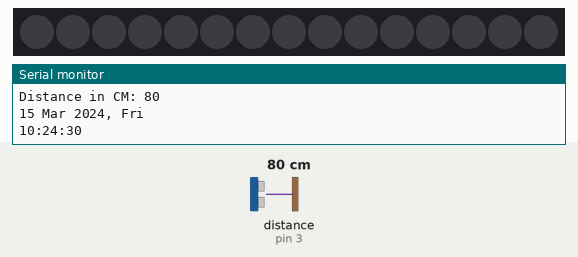
The sketch below on a simulated Arduino Uno, built for the host (arithmetic inside an expression is 32-bit, double 64-bit). Shown: 15 RGB LEDs in strip order, left to right, the last lines printed to the serial monitor. The inputs (shaded band) are chosen by the test bench; at power-on: distance to the obstacle (sensor on pin 3) 80 cm. Dim RGB values are drawn brighter than linear; the local clock reads 2024-03-15 10:24:30 at power-on unless the sketch sets it.

Above: at 1.2 s.
1.3 s: distance to the obstacle (sensor on pin 3) set to 2 cm
At 3.5 s:
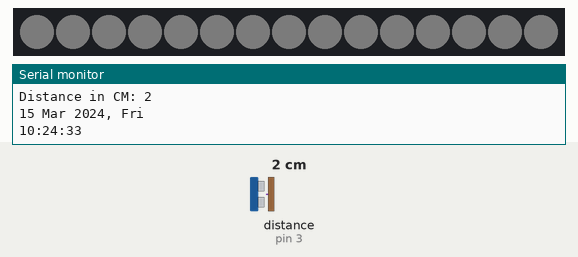
6.2 s: distance to the obstacle (sensor on pin 3) set to 8 cm
10.5 s: distance to the obstacle (sensor on pin 3) set to 11 cm
12.4 s: distance to the obstacle (sensor on pin 3) set to 4 cm
At 16.0 s:
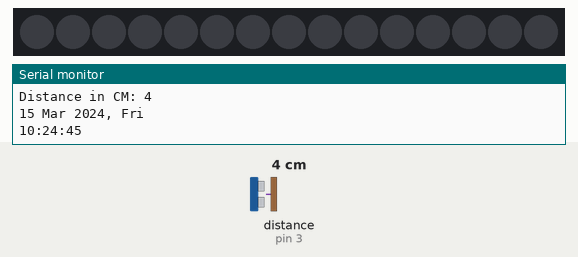
Timing chart, 0 to 17.5 s (numbered marks = the images above; inputs shaded):
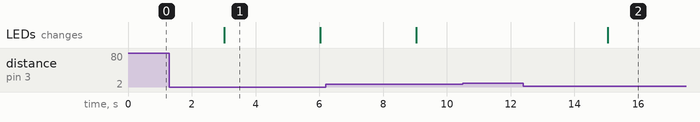

The sketch:

Max_house_light_0.1.ino
```cpp
#include <EEPROM.h>
#include <FastLED.h>
#include <Wire.h>
#include <iarduino_RTC.h>
#include <Ultrasonic.h>

#define LED_PIN 7   // пин
#define LED_NUM 15  // количество светодиодов

Ultrasonic ultrasonic(2, 3);
iarduino_RTC time(RTC_DS1302, 10, 12, 11);
CRGB leds[LED_NUM];
bool lightSwitch;

void setup() {
  // put your setup code here, to run once:
  Serial.begin(9600);
  FastLED.addLeds<WS2811, LED_PIN, GRB>(leds, LED_NUM);
  // FastLED.setBrightness(10);

  // FastLED.show();

  time.begin();
  // time.settime(0, 47, 11, 11, 7, 25, 5);
}

void loop() {
  if (ultrasonic.read() < 10) {
    lightSwitch = !lightSwitch;
  }

  if (lightSwitch) {
    for (int i = 0; i < LED_NUM; i++) {
      leds[i].setRGB(3, 3, 3);  // RGB, 0-255
    }
  } else {
    for (int i = 0; i < LED_NUM; i++) {
      leds[i].setRGB(0, 0, 0);  // RGB, 0-255
    }
  }


  Serial.print("Distance in CM: ");
  Serial.println(ultrasonic.read());
  Serial.println(time.gettime("d M Y, D"));
  Serial.println(time.gettime("H:i:s"));

  FastLED.show();
  delay(3000);
}
```

Measured:
- after the input at 1.3 s, the LEDs: change after 1.7 s (image 1)
- after the input at 12.4 s, the LEDs: change after 2.6 s (image 2)
- what the display in image 1 shows lasts 3.0 s, from 3.0 s to 6.0 s
